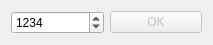
<?xml version="1.0" encoding="UTF-8"?>
<ui version="4.0">
 <class>EnterSecretCodeWindow</class>
 <widget class="QMainWindow" name="EnterSecretCodeWindow">
  <property name="geometry">
   <rect>
    <x>0</x>
    <y>0</y>
    <width>213</width>
    <height>45</height>
   </rect>
  </property>
  <property name="windowTitle">
   <string>Entersecretcode</string>
  </property>
  <widget class="QWidget" name="centralWidget">
   <layout class="QHBoxLayout" name="horizontalLayout">
    <item>
     <widget class="QSpinBox" name="spinBox">
      <property name="maximum">
       <number>9999</number>
      </property>
      <property name="value">
       <number>1234</number>
      </property>
     </widget>
    </item>
    <item>
     <widget class="QPushButton" name="pushButton">
      <property name="enabled">
       <bool>false</bool>
      </property>
      <property name="text">
       <string>OK</string>
      </property>
     </widget>
    </item>
   </layout>
  </widget>
 </widget>
 <layoutdefault spacing="6" margin="11"/>
 <resources/>
 <connections/>
</ui>
